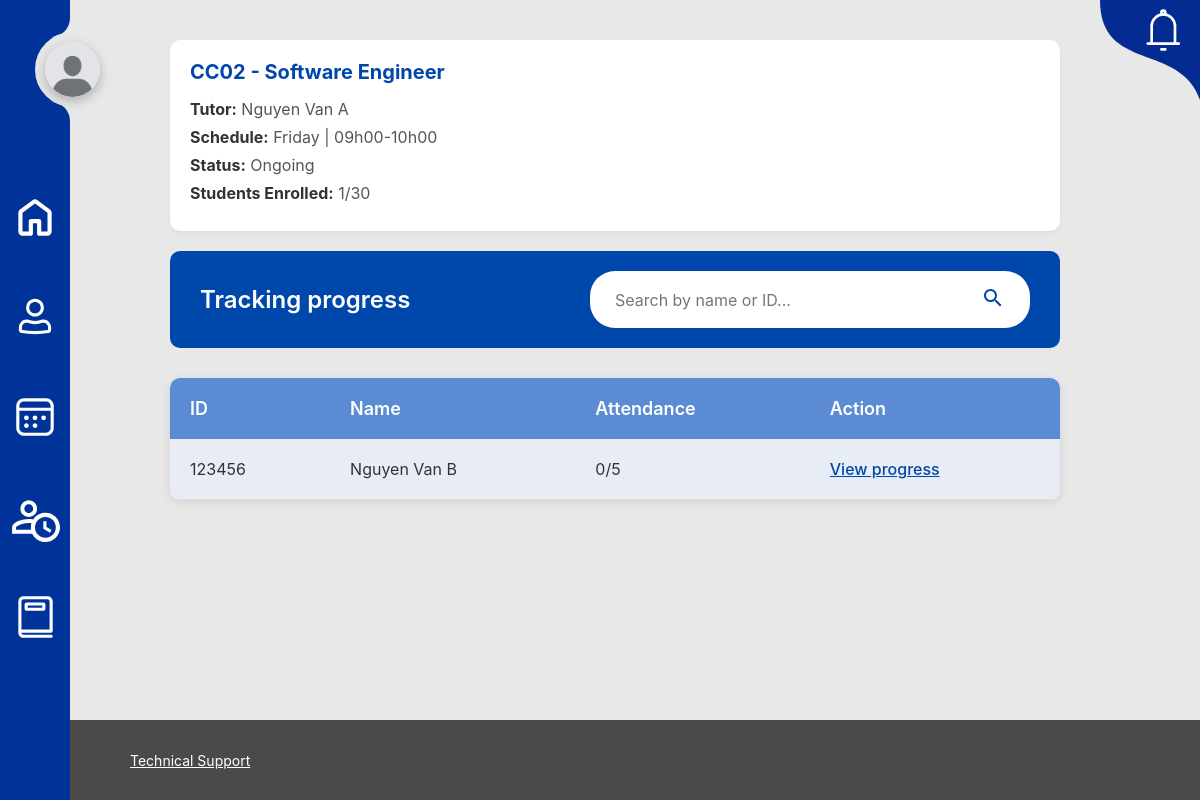
Page /sessions/tutor/sessions/6/students/ (signed in) on the committed database.
### tutoring_sessions/models.py (models this page shows, shortened)
class Session(models.Model):
    STATUS_CHOICES = [
        ('scheduled', 'Scheduled'),
        ('ongoing', 'Ongoing'),
        ('completed', 'Completed'),
        ('cancelled', 'Cancelled'),
    ]
    DAY_CHOICES = [
        ('0', 'Monday'),
        ('1', 'Tuesday'),
        ('2', 'Wednesday'),
        ('3', 'Thursday'),
        ('4', 'Friday'),
        ('5', 'Saturday'),
        ('6', 'Sunday'),
    ]
    class_code = models.CharField(max_length=20)
    subject = models.ForeignKey(Subject, on_delete=models.CASCADE)
    tutor = models.ForeignKey(Tutor, on_delete=models.CASCADE)
    days = models.CharField(max_length=50)  # Ví dụ: "2-3-4"
    start_time = models.TimeField()
    end_time = models.TimeField()
    capacity = models.IntegerField(default=30)
    enrolled_count = models.IntegerField(default=0)
    status = models.CharField(max_length=20, choices=STATUS_CHOICES, default='scheduled')
    created_at = models.DateTimeField(auto_now_add=True)

class Subject(models.Model):
    name = models.CharField(max_length=100)
    code = models.CharField(max_length=20, unique=True)

class Enrollment(models.Model):
    student = models.ForeignKey(Student, on_delete=models.CASCADE)
    session = models.ForeignKey(Session, on_delete=models.CASCADE)
    enrolled_at = models.DateTimeField(auto_now_add=True)
    is_active = models.BooleanField(default=True)
    class Meta:
        unique_together = ('student', 'session')

### tutors/models.py (models this page shows, shortened)
class Tutor(models.Model):
    user = models.OneToOneField(User, on_delete=models.CASCADE)
    full_name = models.CharField(max_length=100)
    tutor_id = models.CharField(max_length=20, unique=True)
    phone = models.CharField(max_length=15, blank=True)
    expertise = models.ManyToManyField('tutoring_sessions.Subject', related_name='tutors')
    email = models.EmailField(blank=True)
    major = models.CharField(max_length=100, blank=True)
    dob = models.DateField(null=True, blank=True)
    avatar = models.ImageField(upload_to='avatars/', null=True, blank=True)
    class Meta:
        verbose_name = "Tutor"
        verbose_name_plural = "Tutors"

### students/models.py (models this page shows, shortened)
class Student(models.Model):
    user = models.OneToOneField(User, on_delete=models.CASCADE)
    full_name = models.CharField(max_length=100)
    student_id = models.CharField(max_length=20, unique=True)
    phone = models.CharField(max_length=15, blank=True)
    email = models.EmailField(blank=True)
    major = models.CharField(max_length=100, blank=True)
    dob = models.DateField(null=True, blank=True)
    sp_needs = models.CharField(max_length=100, blank=True)
    avatar = models.ImageField(upload_to='avatars/', null=True, blank=True)  # Thêm trường avatar
    class Meta:
        verbose_name = "Student"
        verbose_name_plural = "Students"

### tutoring_sessions/views.py (the view)
# urls.py: path('tutor/sessions/<int:session_id>/students/', views.view_session_students, name='view_students'),
@login_required
def view_session_students(request, session_id):
    if not hasattr(request.user, 'tutor'):
        messages.error(request, 'You do not have permission to access this page.')
        return redirect('home')
    session = get_object_or_404(Session, id=session_id, tutor=request.user.tutor)
    enrollments = Enrollment.objects.filter(
        session=session,
        is_active=True
    ).select_related('student', 'student__user').order_by('student__full_name')
    for enrollment in enrollments:
        enrollment.attendance_count = 0  # Calculated from Attendance model
    context = {
        'session': session,
        'enrollments': enrollments,
        'search_query': request.GET.get('search', ''),
    }
    return render(request, 'tutoring_sessions/view_students.html', context)

### notification/context_processors.py (called while the page is built)
def notifications(request):
    if request.user.is_authenticated:
        notifications = NotificationService.get_user_notifications(request.user)
        unread_count = NotificationService.get_unread_count(request.user)
        return {
            'user_notifications': notifications[:5],  # Latest 5
            'unread_count': unread_count,
        }
    return {
        'user_notifications': [],
        'unread_count': 0,
    }

### notification/notification_service.py (called while the page is built)
    @staticmethod
    def get_user_notifications(user: User, unread_only: bool = False):
        personal = Notification.objects.filter(user=user)
        broadcasts = Notification.objects.filter(is_broadcast=True)
        notifications = personal | broadcasts
        if unread_only:
            notifications = notifications.filter(is_read=False)
        return notifications.order_by('-created_at')

    @staticmethod
    def get_unread_count(user: User):
        personal_unread = Notification.objects.filter(user=user, is_read=False).count()
        broadcast_unread = Notification.objects.filter(is_broadcast=True, is_read=False).count()
        return personal_unread + broadcast_unread

### tutors/templatetags/tutor_avatar.py (called while the page is built)
@register.filter
def valid_avatar(avatar_field):
    if not avatar_field:
        return False
    file_path = os.path.join(settings.MEDIA_ROOT, str(avatar_field))
    return os.path.isfile(file_path)

### tutoring_sessions/templates/tutoring_sessions/view_students.html (shortened to what this page needs)
{% extends 'tutor_base.html' %}
{% load static %}
{% block content %}
<div class="main-content">
    <div class="session-info">
        <h2>{{ session.class_code }} - {{ session.subject.name }}</h2>
        <p><strong>Tutor:</strong> {{ session.tutor.full_name }}</p>
        <p><strong>Schedule:</strong> {{ session.days }} | {{ session.start_time|time:"H\hi" }}-{{ session.end_time|time:"H\hi" }}</p>
        <p><strong>Status:</strong> {{ session.get_status_display }}</p>
        <p><strong>Students Enrolled:</strong> {{ session.enrolled_count }}/{{ session.capacity }}</p>
    </div>
    <div class="page-header">
        <h1>Tracking progress</h1>
        <div class="search-container">
            <input type="text"
                   id="searchInput"
                   placeholder="Search by name or ID..."
                   value="{{ search_query }}">
            <button type="button" onclick="searchStudents()">
                <svg class="search-icon" viewBox="0 0 24 24">
                    <path d="M15.5 14h-.79l-.28-.27C15.41 12.59 16 11.11 16 9.5 16 5.91 13.09 3 9.5 3S3 5.91 3 9.5 5.91 16 9.5 16c1.61 0 3.09-.59 4.23-1.57l.27.28v.79l5 4.99L20.49 19l-4.99-5zm-6 0C7.01 14 5 11.99 5 9.5S7.01 5 9.5 5 14 7.01 14 9.5 11.99 14 9.5 14z"/>
                </svg>
            </button>
        </div>
    </div>
    <div class="students-table">
        <table>
            <thead>
                <tr>
                    <th>ID</th>
                    <th>Name</th>
                    <th>Attendance</th>
                    <th>Action</th>
                </tr>
            </thead>
            <tbody id="studentsTableBody">
                {% for enrollment in enrollments %}
                <tr class="student-row"
                    data-name="{{ enrollment.student.full_name|lower }}"
                    data-id="{{ enrollment.student.student_id|lower }}">
                    <td>{{ enrollment.student.student_id }}</td>
                    <td>{{ enrollment.student.full_name }}</td>
                    <td>
                        {% if enrollment.attendance_count %}
                            {{ enrollment.attendance_count }}/{{ session.total_sessions|default:"5" }}
                        {% else %}
                            0/{{ session.total_sessions|default:"5" }}
                        {% endif %}
                    </td>
                    <td>
                        <a href="{% url 'tutors:student_progress' enrollment.student.id session.id %}"
                           class="view-progress-link">
                            View progress
                        </a>
                    </td>
                </tr>
                {% empty %}
                <tr>
                    <td colspan="4" class="no-students">
                        Chưa có học sinh nào đăng ký lớp này
                    </td>
                </tr>
                {% endfor %}
            </tbody>
        </table>
    </div>
</div>
{% endblock %}

### static/css/student_base.css (style rules this page uses)
:root { --white: #fff; --bg-color: #e5e5e5; --navbar-color: #003399; --text-color:#000; --bg-color:#e8e8e8; }
body { background-color: #e8e8e8; }
* { font-family: Inter, sans-serif; margin: 0; padding: 0; outline: none; list-style:none; text-decoration: none; }

### tutoring_sessions/templates/tutoring_sessions/view_students.html (style rules this page uses)
.main-content { max-width: 100%; margin: 0 auto; padding: 40px 20px; margin-left: 150px; margin-right: 120px; margin-bottom: 90px; }
.page-header { display: flex; justify-content: space-between; align-items: center; margin-bottom: 30px; background-color: #0047AB; padding: 20px 30px; border-radius: 10px; color: white; }
.page-header h1 { font-size: 24px; font-weight: 600; }
.search-container { display: flex; align-items: center; background-color: white; padding: 10px 20px; border-radius: 25px; min-width: 400px; }
.search-container input { border: none; outline: none; flex: 1; font-size: 16px; padding: 5px; }
.search-container button { background: none; border: none; cursor: pointer; padding: 5px; }
.search-icon { width: 24px; height: 24px; fill: #0047AB; }
.students-table { width: 100%; background-color: white; border-radius: 10px; overflow: hidden; box-shadow: 0 2px 10px rgba(0,0,0,0.1); }
.students-table table { width: 100%; border-collapse: collapse; }
.students-table thead { background-color: #5B8CD3; color: white; }
.students-table th { padding: 20px; text-align: left; font-size: 18px; font-weight: 600; }
.students-table tbody tr { border-bottom: 1px solid #e0e0e0; }
.students-table tbody tr:nth-child(odd) { background-color: #E8EDF5; }
.students-table td { padding: 20px; font-size: 16px; color: #333; }
.view-progress-link { color: #0047AB; text-decoration: underline; font-weight: 500; cursor: pointer; }
.session-info { background-color: white; padding: 20px; border-radius: 10px; margin-bottom: 20px; box-shadow: 0 2px 5px rgba(0,0,0,0.05); }
.session-info h2 { color: #0047AB; margin-bottom: 15px; font-size: 20px; }
.session-info p { margin-bottom: 8px; color: #555; }
.session-info strong { color: #333; }

### rows in the picture
Session: class_code "CC02", subject.name "Software Engineer", tutor.full_name "Nguyen Van A", days "Friday", start_time "09h00", end_time "10h00", status "Ongoing", enrolled_count "1", capacity "30"
Enrollment: student.student_id "123456", student.full_name "Nguyen Van B", total_sessions "5"
